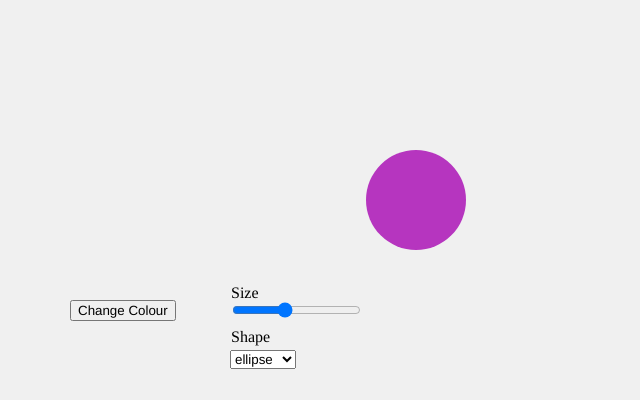
Frame 1 (no input)
Frame 60 (no input): identical to frame 1, image omitted
Frame 120 (the mouse pressed at the canvas centre since frame 60): identical to frame 1, image omitted

The p5.js sketch that drew this single still picture (run headless with seeded random() and noise() and a simulated clock; from frame 60 on, the mouse is pressed at the canvas centre):

// p5.js sketch
// ── sketch.js
let colorBtn, sizeSlider, shapeSelect;
let shapeColor;

function setup() {
  createCanvas(640, 400);
  noStroke();
  textFont("Helvetica, Arial, sans-serif");

  // starting color
  shapeColor = color(random(255), random(255), random(255));

  // Button: change color
  colorBtn = createButton("Change Colour");
  colorBtn.position(70, 300);
  colorBtn.mousePressed(randomShapeColor);

  colorBtn.addClass("colorBtn");

  function randomShapeColor() {
    shapeColor = color(random(255), random(255), random(255));
  }

  // Slider: controls size
  createP("Size").position(215, 280).style("margin", "4px 0 0 16px");
  sizeSlider = createSlider(20, 220, 100, 1);
  sizeSlider.position(230, 300);
  sizeSlider.addClass("sizeSlider");

  // Dropdown: choose shape
  createP("Shape").position(215, 320).style("margin", "8px 0 0 16px");
  shapeSelect = createSelect();
  shapeSelect.position(230, 350);
  shapeSelect.option("ellipse");
  shapeSelect.option("rect");
  shapeSelect.option("triangle");
  
  shapeSelect.addClass("shapeSelect");
}

function draw() {
  background(240);

  push();
  translate(width * 0.65, height * 0.5);
  let s = sizeSlider.value();

  fill(shapeColor);

  // draw chosen shape
  let choice = shapeSelect.value();
  if (choice === "ellipse") {
    ellipse(0, 0, s, s);
  } else if (choice === "rect") {
    rectMode(CENTER);
    rect(0, 0, s, s);
  } else if (choice === "triangle") {
    triangle(-s * 0.6, s * 0.5, 0, -s * 0.6, s * 0.6, s * 0.5);
  }
  pop();
}

// ── style.css
html,
body {
  margin: 0;
  padding: 0;
}
canvas {
  display: block;
}

.colorBtn {
  font-size: 15px;
  padding: 8px 12px;     
  background-color: #eb34a8; 
  color: white;
  border: none;
  border-radius: 12px;
  cursor: pointer; 
}
.colorBtn:hover {
  background-color: white;
  color: #eb34a8;
}
.sizeSlider{
  font-size: 10px;
  padding: 12px 24px;     
  background-color: #eb34a8; 
  color: white;
  border: none;
  border-radius: 12px;
  cursor: pointer; 
}
.shapeSelect{
  font-size: 20px;
}
